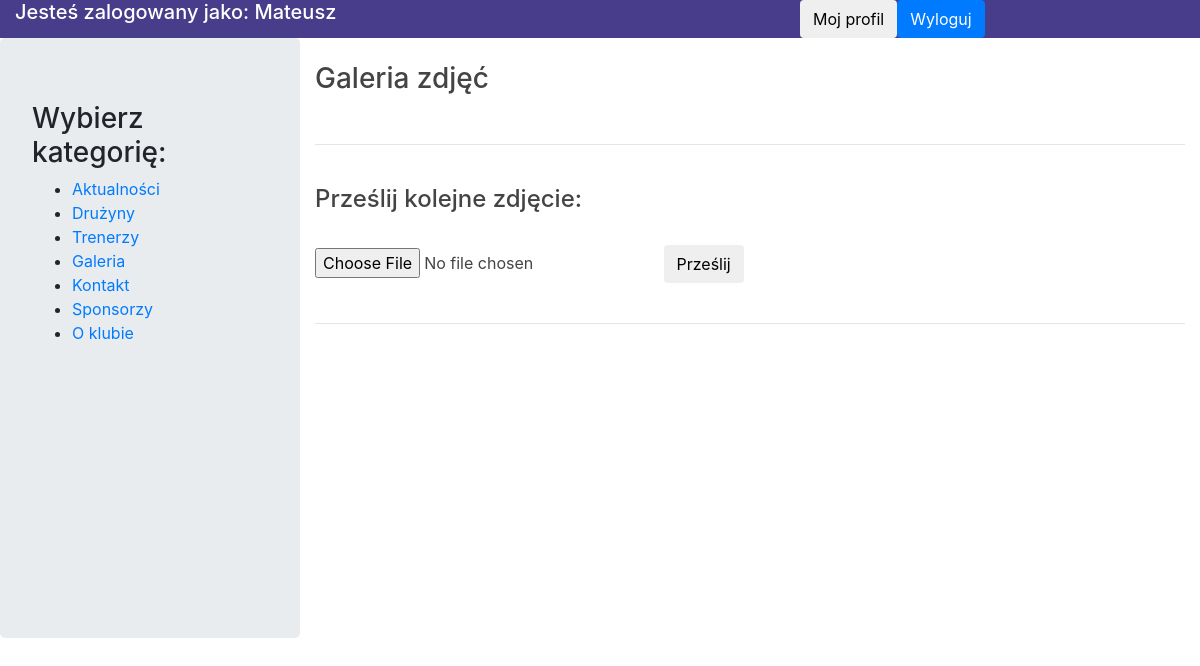
Before: /admin/panel.php?strona=galeria (signed in) with the older database file.
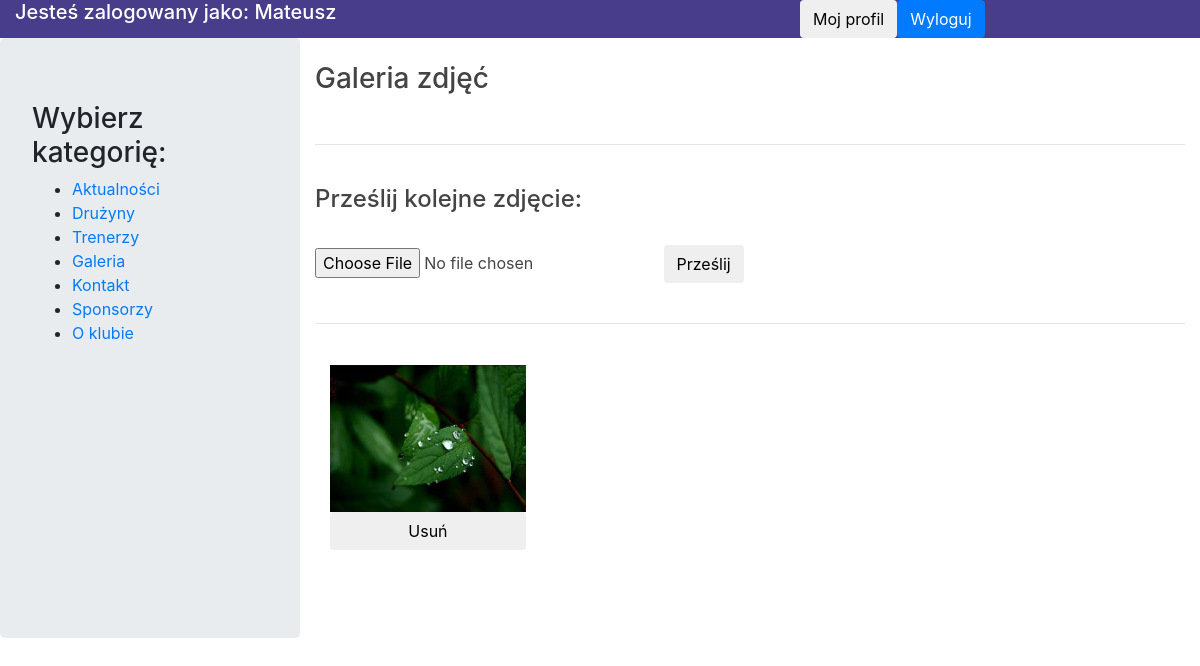
After: the same page with the newer database file.
### tables this page shows
CREATE TABLE `gallery` (
  `picture_id` int(11) NOT NULL,
  `name` text NOT NULL,
  `date` text NOT NULL
);

### admin/panel/view/gallery.php (the view, shortened to what this page needs)
<?php
    require_once('../admin/scripts/connect.php');
    $con = mysqli_connect($host, $usr, $pass, $db);
    $pictures = mysqli_query($con, "SELECT * FROM gallery ORDER BY picture_id DESC");
    echo '<br><h3>Galeria zdjęć</h3><br><hr><br>
        <h4>Prześlij kolejne zdjęcie:</h4><br>
        <form action="/promnik/admin/panel/model/gallery_add.php" method="post" enctype="multipart/form-data">
        <input type="file" name="photo">
        <input type="submit" value="Prześlij" class="btn">
        </form><br><hr><br>
        <div class="col-md-1"></div>
        <div class="row col-md-11">';
    while($photo = mysqli_fetch_assoc($pictures)) {
        echo '<div class="row col-md-4">
            <img src="/promnik/img/gallery/'.$photo['name'].'" class="col-12">
            <a class="col-12" href="/promnik/admin/panel/model/gallery_del.php?id='.$photo['picture_id'].'">
            <button class="btn col-12">Usuń</button>
        </div>';
    }
    echo "</div>";
?>

Changed rows visible on the page:
added gallery: name (picture)
